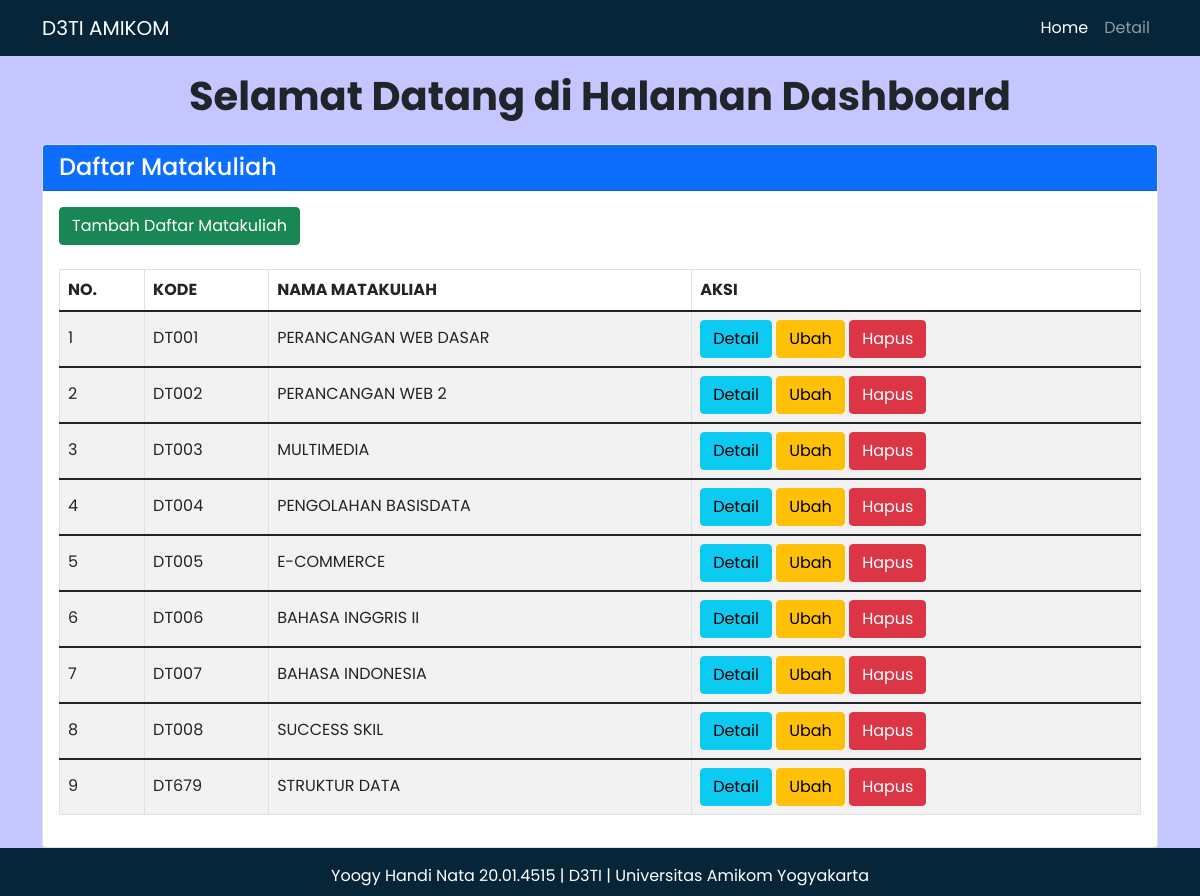
/dashboard.php, run on an earlier commit of the app's database.
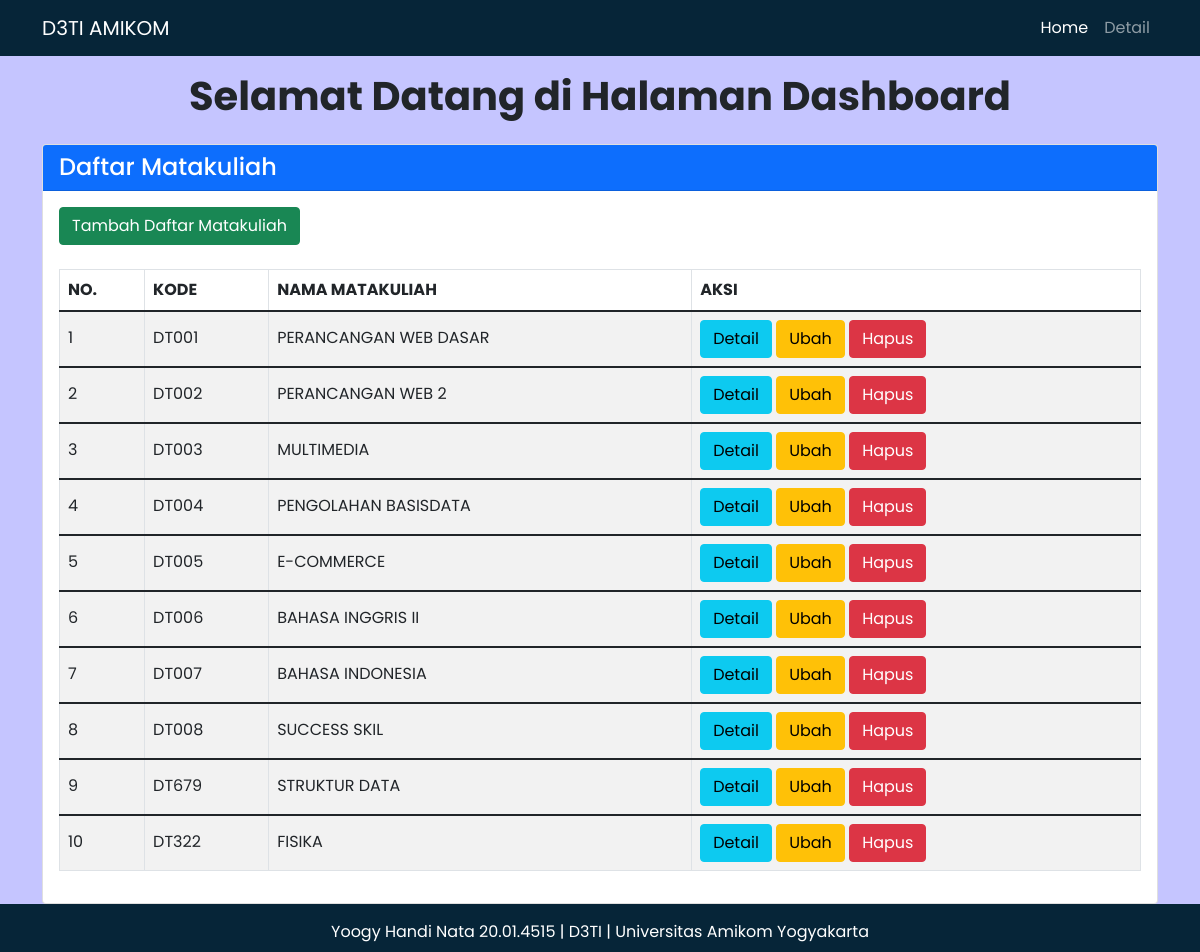
And on a later commit of the database.
### tables this page shows
CREATE TABLE `matakuliah` (
  `id` int(11) NOT NULL,
  `kode` varchar(5) NOT NULL,
  `nama` varchar(50) NOT NULL,
  `deskripsi` text DEFAULT NULL
);

### function.php (called while the page is built, shortened)
<?php
$conn = mysqli_connect("localhost", "root", "", "uts_smt3");
function query($query) {
    global $conn;
    $result = mysqli_query($conn, $query);
    $rows = [];
    while($row = mysqli_fetch_assoc($result)) {
        $rows[] = $row;
    }
    return $rows;
}
?>

### dashboard.php (the view, shortened to what this page needs)
<?php
require 'function.php';
$matakuliah = query('SELECT * FROM matakuliah');
?>
<!doctype html>
<html lang="en">
  <head>
    <link href="https://cdn.jsdelivr.net/npm/bootstrap@5.1.3/dist/css/bootstrap.min.css" rel="stylesheet">
  </head>
  <body>
    <nav class="navbar navbar-dark navbar-expand-lg">
        <div class="container">
            <a class="navbar-brand" href="dashboard.php">D3TI AMIKOM</a>
            <div class="collapse navbar-collapse" id="navbarNavAltMarkup">
                <div class="navbar-nav ms-auto">
                    <a class="nav-link active" href="dashboard.php">Home</a>
                    <a class="nav-link" href="">Detail</a>
                </div>
            </div>
        </div>
    </nav>
    <div class="container">
        <h1 class="text-center mt-3">Selamat Datang di Halaman Dashboard</h1>
        <div class="card mt-4">
            <h4 class="card-header bg-primary text-white">Daftar Matakuliah</h4>
            <div class="card-body">
                <button class="btn btn-success" type="button" data-bs-toggle="collapse" data-bs-target="#collapseExample" aria-expanded="false" aria-controls="collapseExample">
                Tambah Daftar Matakuliah
                </button>
                <table class="table table-striped table-bordered mt-4">
                    <thead>
                        <tr>
                            <th scope="col">NO.</th>
                            <th scope="col">KODE</th>
                            <th scope="col">NAMA MATAKULIAH</th>
                            <th scope="col">AKSI</th>
                        </tr>
                    </thead>
                    <?php $i=1; ?>
                    <?php foreach($matakuliah as $row) : ?>
                    <tbody class="align-baseline">
                        <tr>
                            <td><?= $i; ?></td>
                            <td><?= $row["kode"]; ?></td>
                            <td><?= $row["nama"]; ?></td>
                            <td>
                                <a href="detail.php?id=<?= $row["id"]; ?>" class="btn btn-info" role="button">Detail</a>
                                <a href="ubah_mk.php?id=<?= $row["id"]; ?>" class="btn btn-warning" role="button">Ubah</a>
                                <a href="dashboard.php?hal=hapus&id=<?= $row['id']; ?>" class="btn btn-danger" role="button" onclick="confirm('Apakah anda yakin untuk menghapus data ?')">Hapus</a>
                            </td>
                        </tr>
                    </tbody>
                    <?php $i++ ?>
                    <?php endforeach; ?>
                </table>
            </div>
        </div>
    </div>
    <footer class="text-center text-white pt-3 pb-2">
        <div class="text-center text-white">
            Yoogy Handi Nata 20.01.4515 | D3TI | Universitas Amikom Yogyakarta
        </div>
    </footer>
  </body>
</html>

What changed in the data, as far as the page shows it:
added matakuliah: kode "DT322", nama "FISIKA"
